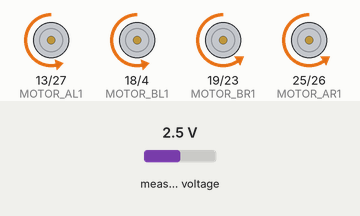
This sketch was run on a simulated ESP32. Parts: motor-driver pin pairs drawn as motors (green arrow = first pin HIGH = forward, orange = second pin HIGH = backward, longer = more drive). The inputs (shaded band) are chosen by the test bench; at power-on: measured voltage 2.5 V.

Above: at 0.8 s.
At 3.33 s:
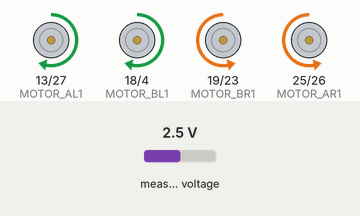
Timing chart, 0 to 3.7 s (numbered marks = the images above):
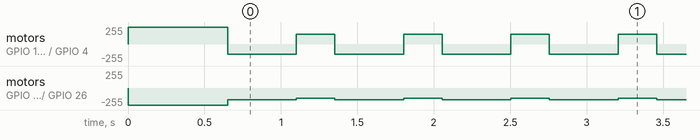

The sketch:

sumobeijing.ino
```cpp
#include <Wire.h>
#include <Adafruit_ADS1X15.h>
Adafruit_ADS1015 ads;
#define SDA_PIN 21
#define SCL_PIN 22

void frontFR(int F, int R);
void backLR(int L, int R);
void turnLR(int L, int R);
void spinL(int L, int R);
void spinR(int L, int R);
void stop(void);

int16_t adcL, adcR;

/////////////////////定義腳位///////////////////////////
const int MOTOR_AL1 = 13;
const int MOTOR_AL2 = 27;
const int MOTOR_AR1 = 25;
const int MOTOR_AR2 = 26;
const int MOTOR_BL1 = 18;
const int MOTOR_BL2 = 4;
const int MOTOR_BR1 = 19;
const int MOTOR_BR2 = 23;
const int IR_ML = 34;
const int IR_MM = 39;
const int IR_MR = 36;
const int IR_L  = 35;
const int IR_R  = 32;
const int COLOR_L = 16;
const int COLOR_R = 17;
///////////////////////////////////////////////////////

void setup() {
  pinMode(MOTOR_AL1, OUTPUT);
  pinMode(MOTOR_AL2, OUTPUT);
  pinMode(MOTOR_AR1, OUTPUT);
  pinMode(MOTOR_AR2, OUTPUT);
  pinMode(MOTOR_BL1, OUTPUT);
  pinMode(MOTOR_BL2, OUTPUT);
  pinMode(MOTOR_BR1, OUTPUT);
  pinMode(MOTOR_BR2, OUTPUT);
  pinMode(IR_ML,INPUT);
  pinMode(IR_MM,INPUT);
  pinMode(IR_MR,INPUT);
  pinMode(IR_L,INPUT);
  pinMode(IR_R,INPUT);
  pinMode(COLOR_L,INPUT);
  pinMode(COLOR_R,INPUT);
  Serial.begin(115200);
  Wire.begin(SDA_PIN, SCL_PIN);
  if (!ads.begin())
  {
    Serial.println("Failed to initialize ADS.");
    while (1);
  }
  spinL(255,255);
  delay(650);
}

void loop() {
  if (ads.readADC_SingleEnded(0) >= 650 || ads.readADC_SingleEnded(1) >= 650){
    stop();
    back(150,175);
    delay(450);
    spinL(150,150);
    delay(250);
  }
  else if  (analogRead(IR_MM)>=1500){
    //Serial.print("IR_MM = ");
    //Serial.println(analogRead(IR_MM));
    frontFR(255,255);
  }

  else if (analogRead(IR_MR)>=700){
    //Serial.print("IR_MR = ");
    //Serial.println(analogRead(IR_MR));
    turnLR(175,0);
  }
  else if (analogRead(IR_ML)>=700){
    //Serial.print("IR_ML = ");
    //Serial.println(analogRead(IR_ML));
    turnLR(0,175);
  }
  else if (analogRead(IR_R)>=1000){
    //Serial.print("IR_R = ");
    //Serial.println(analogRead(IR_R));
    turnLR(175,0);
  }
  else if (analogRead(IR_L)>=1000){
    //Serial.print("IR_L = ");
    //Serial.println(analogRead(IR_L));
    turnLR(0,175);
  }
  else {
    frontFR(170,170);
  }

}

void frontFR(int F, int R){
  analogWrite(MOTOR_AR1,F);
  analogWrite(MOTOR_AR2,0);
  analogWrite(MOTOR_AL1,F);
  analogWrite(MOTOR_AL2,0);
  analogWrite(MOTOR_BR1,R);
  analogWrite(MOTOR_BR2,0);
  analogWrite(MOTOR_BL1,R);
  analogWrite(MOTOR_BL2,0);
}

void back(int L, int R){
  analogWrite(MOTOR_AR1,0);
  analogWrite(MOTOR_AR2,R);
  analogWrite(MOTOR_AL1,0);
  analogWrite(MOTOR_AL2,L);
  analogWrite(MOTOR_BR1,0);
  analogWrite(MOTOR_BR2,R);
  analogWrite(MOTOR_BL1,0);
  analogWrite(MOTOR_BL2,L);

}
void stop(){
  analogWrite(MOTOR_AR1,255);
  analogWrite(MOTOR_AR2,255);
  analogWrite(MOTOR_AL1,255);
  analogWrite(MOTOR_AL2,255);
  analogWrite(MOTOR_BR1,255);
  analogWrite(MOTOR_BR2,255);
  analogWrite(MOTOR_BL1,255);
  analogWrite(MOTOR_BL2,255);

}

void turnLR(int L, int R){
  analogWrite(MOTOR_AR1,R);
  analogWrite(MOTOR_AR2,0);
  analogWrite(MOTOR_AL1,L);
  analogWrite(MOTOR_AL2,0);
  analogWrite(MOTOR_BR1,R);
  analogWrite(MOTOR_BR2,0);
  analogWrite(MOTOR_BL1,L);
  analogWrite(MOTOR_BL2,0);
}

void spinL(int L, int R){
  analogWrite(MOTOR_AR1,0);
  analogWrite(MOTOR_AR2,R);
  analogWrite(MOTOR_AL1,L);
  analogWrite(MOTOR_AL2,0);
  analogWrite(MOTOR_BR1,0);
  analogWrite(MOTOR_BR2,R);
  analogWrite(MOTOR_BL1,L);
  analogWrite(MOTOR_BL2,0);
}

void spinR(int L, int R){
  analogWrite(MOTOR_AR1,R);
  analogWrite(MOTOR_AR2,0);
  analogWrite(MOTOR_AL1,0);
  analogWrite(MOTOR_AL2,L);
  analogWrite(MOTOR_BR1,R);
  analogWrite(MOTOR_BR2,0);
  analogWrite(MOTOR_BL1,0);
  analogWrite(MOTOR_BL2,L);
}
```

Measured:
- by itself, motor on GPIO 13 (MOTOR_AL1) / GPIO 27 (MOTOR_AL2), motor on GPIO 18 (MOTOR_BL1) / GPIO 4 (MOTOR_BL2): repeats every 0.70 s: backward 150/255 0.45 s, forward 150/255 0.25 s
- by itself, motor on GPIO 19 (MOTOR_BR1) / GPIO 23 (MOTOR_BR2), motor on GPIO 25 (MOTOR_AR1) / GPIO 26 (MOTOR_AR2): repeats every 0.70 s: backward 175/255 0.45 s, backward 150/255 0.25 s
